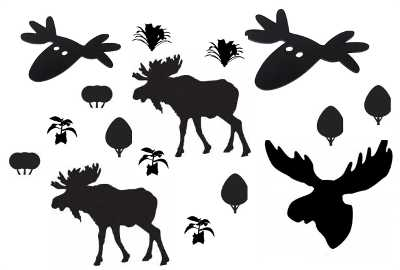
#> input picture moose2.jpg, 400 x 270 px
$ jupyter execute MooseRecognition.ipynb   (shell and % lines are left out)
#> lines starting #> are read from the running program, lines starting #| are printed output that depends on the picture; after the words box and inside, x2 and y2 are one past the last pixel; in counts of white or black regions, pixels touching at a corner belong together
#> in read_img, im is the input picture: PIL image 400x270 RGB; mean R, G, B 195.4, 195.2, 195.3
[cell 1]
import matplotlib.pyplot as plt
import sys
from PIL import Image
import numpy as np
sys.setrecursionlimit(50000)

[cell 2]
black_pixel = 0
white_pixel = 255
border = 150
def read_img(filename):
    im=Image.open(filename)
    return im

def to_matrix(img):
    img = img.convert('L')
    bw = np.asarray(img).copy()
    return bw
    #bwf = bw.flatten();

def normalize_matrix(X):
    for  i in range(len(X)):
        for j in range(len(X[i])):
            if(X[i][j] > border):
                X[i][j] = white_pixel
            else:
                X[i][j] = black_pixel

[cell 3]
filename = "moose2.jpg"
img = read_img(filename)
X = to_matrix(img)
plt.imshow(img,cmap='gray')
plt.show()

[cell 4]
print(X)
#> (printed output is left out)

[cell 5]
normalize_matrix(X)
#> after the loop in normalize_matrix, `for  i in range(len(X)):`:
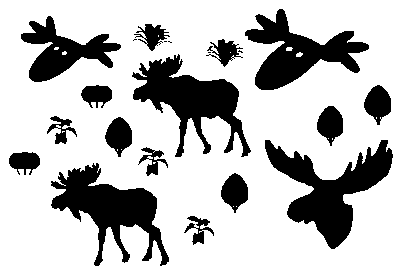
#> X: shape (270, 400); 74.3% white; 21 black regions (5 under 20 px), largest, box (x1, y1, x2, y2) and area: (265, 140, 393, 249) 5378, (51, 163, 169, 266) 4907, (132, 54, 251, 157) 4880
print(X)
#> (printed output is left out)

[cell 6]
plt.imshow(X,cmap='gray')
plt.show()

[cell 7]
def extract_pictures(X):
    Map = [[False for i in range(len(X[0]))] for j in range(len(X))]
    pictures = []
    for i in range(len(X)):
        for j in range(len(X[i])):
            if(X[i][j] == black_pixel and Map[i][j] == False):
                tuples = []
                flood_fill_extraction(Map, X , i ,j ,tuples)
                if(len(tuples) > 1):
                    picture = extract_picture(X, tuples)
                    if(len(picture) > 1):
                        pictures.append(picture)
            else:
                Map[i][j] = True
    return pictures

def flood_fill_extraction(Map,X,x,y,tuples):
    if(X[x][y] == black_pixel and valid_point(X,x,y) and Map[x][y] == False):
        tuples.append((x,y))
        Map[x][y] = True
        flood_fill_extraction(Map ,X , x+1,y, tuples)
        flood_fill_extraction(Map ,X , x-1,y, tuples)
        flood_fill_extraction(Map ,X ,x, y+1, tuples)
        flood_fill_extraction(Map ,X ,x, y-1, tuples)

def valid_point(M,x,y):
    return x in range(len(M)) and y in range(len(M[x]))

def extract_picture(X,tuples):
    picture = []
    min_x = 100000000000
    min_y = 100000000000
    max_x = 0
    max_y = 0
    for tup in tuples:
        if(tup[0] < min_x):
            min_x = tup[0]
        if(tup[0] > max_x):
            max_x = tup[0]
        if(tup[1] < min_y):
            min_y = tup[1]
        if(tup[1] > max_y):
            max_y = tup[1]

    for i in range(min_x,max_x):
        temp = []
        for j in range(min_y,max_y):
            temp.append(X[i][j])
        picture.append(temp)
    return picture


def filter_invalid_picures(pictures):
    count = 0
    filtered = []
    for picture in pictures:
        try:
            plt.imshow(picture,cmap='gray')
            filtered.append(picture)
        except TypeError:
            filtered
            filtered = filtered[:-1]
            count = count + 1
    print("{} invalid  pictures found".format(count))
    return filtered

[cell 8]
pictures  = extract_pictures(X)
#> in extract_pictures, `Map = [[False for i in range(len(X[0]))] for j in range(len(X))]`: Map = 270 items
#> after the loop in extract_pictures, `for i in range(len(X)):`: pictures = 22 items
#> pictures = 22 items
pictures = filter_invalid_picures(pictures)
#> the loop in filter_invalid_picures, `for picture in pictures:` made 22 passes
#> picture on passes 8, 10: [[255, 0, 255, 255], [0, 0, 0, 0]], [[0, 0, 0, 255, 255], [255, 0, 0, 0, 0]]
#> after the loop in filter_invalid_picures, `for picture in pictures:`: count = 0; filtered = 22 items
#| 0 invalid  pictures found
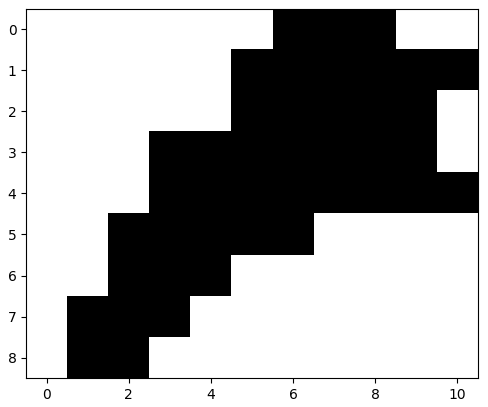
#> figure drawn by matplotlib, 1 panel

[cell 9]
for picture in pictures:
    plt.imshow(picture,cmap='gray')
    plt.show()
#> this loop made 22 passes
#> pass 1, `plt.show()`:
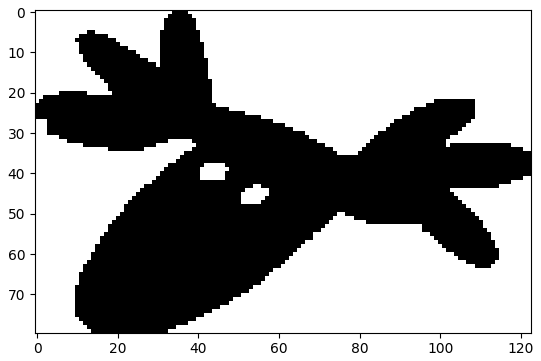
#> figure drawn by matplotlib, 1 panel
#> pass 2, `plt.show()`:
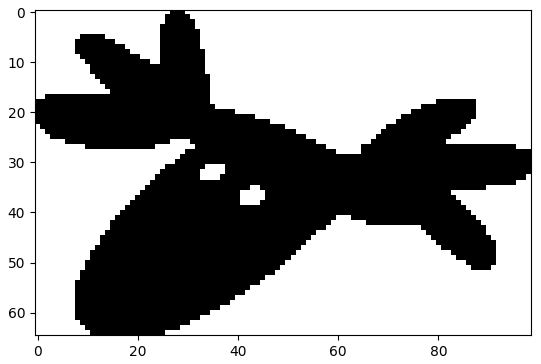
#> figure drawn by matplotlib, 1 panel

[cell 10]
class Figure():

    weight = 0.7

    def __init__(self,picture):
        self.X = picture
        self.length = 0
        self.area = 0
        self.dx = None
        self.dy = None
      #  self.validate_picture()

    #TODO: avoid copypast
    def calculate_all_parameters(self):
        Map = [[False for i in range(len(self.X[0]))] for j in range(len(self.X))]
        for i in range(len(self.X)):
            for j in range(len(self.X[i])):
                if(self.X[i][j] == black_pixel and Map[i][j] == False):
                    if(self.dx == None and self.dy == None):
                        self.dx = i
                        self.dy = j
                    self.flood_fill_extraction(Map , i ,j )
                else:
                    Map[i][j] = True
        self.moosenes = int(self.weight*self.area + (1 - self.weight)*self.length)

    def flood_fill_extraction(self,Map,x,y):
        if(valid_point(self.X,x,y) and self.X[x][y] == black_pixel and Map[x][y] == False):
            Map[x][y] = True
            self.flood_fill_extraction(Map , x+1,y)
            self.flood_fill_extraction(Map , x-1,y)
            self.flood_fill_extraction(Map ,x, y+1)
            self.flood_fill_extraction(Map ,x, y-1)
            self.area = self.area + 1
            if(self.is_bound_pixel(x,y)):
                self.length = self.length + 1

    def is_bound_pixel(self,x,y):

        if not valid_point(self.X,x,y):
            return True

        for i in range(-1,2):
            for j in range(-1,2):
                if(not valid_point(self.X,x + i,y + j)):
                    return True
                if(self.X[x + i][y + j] == white_pixel):
                    return True
        return False

   # def validate_picture():

[cell 11]
figures = list(map(lambda x: Figure(x) ,pictures))
#> figures = 22 items

[cell 12]
for figure in figures : figure.calculate_all_parameters()
#> this loop made 22 passes

[cell 13]
figures = sorted(figures, key = lambda x: x.moosenes)

[cell 14]
for figure in figures:
    title = "Area:{}\nLength:{}\nMossenes:{}".format(figure.area, figure.length, figure.moosenes)
    plt.imshow(figure.X,cmap='gray')
    plt.title(title)
    plt.show()
#> this loop made 22 passes
#> pass 1, `plt.show()`:
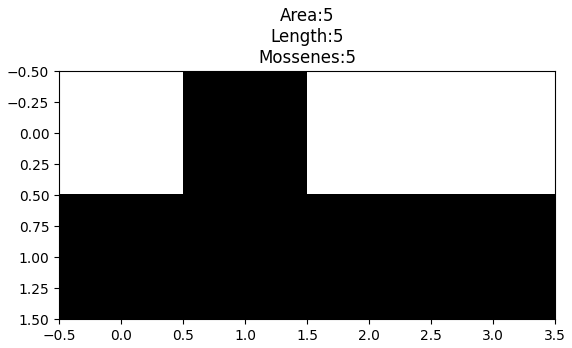
#> figure drawn by matplotlib, 1 panel
#> pass 2, `plt.show()`:
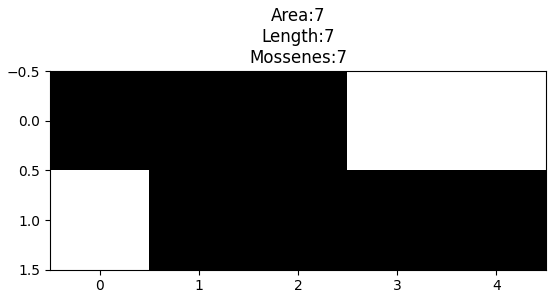
#> figure drawn by matplotlib, 1 panel

[cell 15]
def filter_moose(figures):
    max_dev = 0
    pointer = 0
    for i in range(len(figures) - 1):
        diff  = figures[i + 1].moosenes - figures[i].moosenes
        if(diff > max_dev):
            max_dev = diff
            pointer = i + 1
    return figures[pointer:]

[cell 16]
mooses = filter_moose(figures)
#> the loop in filter_moose, `for i in range(len(figures) - 1):` made 21 passes

[cell 17]
for moose in mooses:
    plt.imshow(moose.X,cmap='gray')
    plt.show()
#> this loop made 5 passes

[cell 18]
img = read_img(filename)

$ run again, with moose.png saved as moose2.jpg
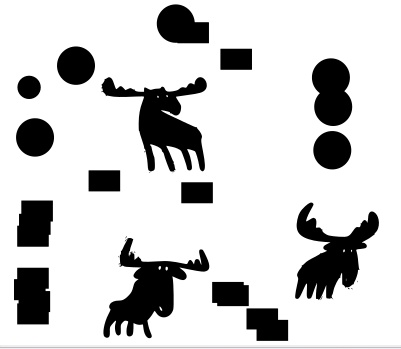
#> input picture moose.png, 401 x 349 px
#> in read_img, im is the input picture: PIL image 401x349 RGB; mean R, G, B 206.4, 206.4, 206.4
#> (printed output is left out)
#> after the loop in normalize_matrix, `for  i in range(len(X)):`:
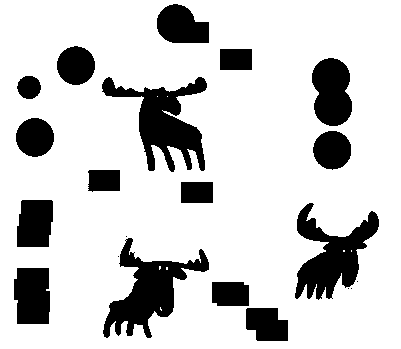
#> X: shape (349, 401); 80.9% white; 21 black regions (5 under 20 px), largest, box (x1, y1, x2, y2) and area: (102, 77, 207, 172) 4049, (103, 238, 209, 338) 3972, (295, 203, 379, 300) 3745
#> (printed output is left out)
#> in extract_pictures, `Map = [[False for i in range(len(X[0]))] for j in range(len(X))]`: Map = 349 items
#> after the loop in extract_pictures, `for i in range(len(X)):`: pictures = 16 items
#> the loop in filter_invalid_picures, `for picture in pictures:` made 16 passes
#> after the loop in filter_invalid_picures, `for picture in pictures:`: count = 0; filtered = 16 items
#| 0 invalid  pictures found
#> the loop `for picture in pictures:` made 16 passes
#> the loop `for figure in figures : figure.calculate_all_parameters()` made 16 passes
#> the loop `for figure in figures:` made 16 passes
#> the loop in filter_moose, `for i in range(len(figures) - 1):` made 15 passes
#> the loop `for moose in mooses:` made 3 passes
#> pass 2, `plt.show()`:
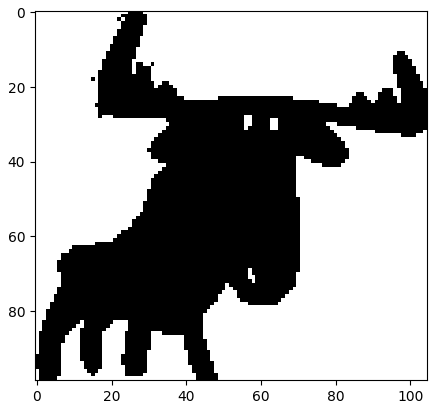
#> figure drawn by matplotlib, 1 panel

$ run again, with moose1.png saved as moose2.jpg
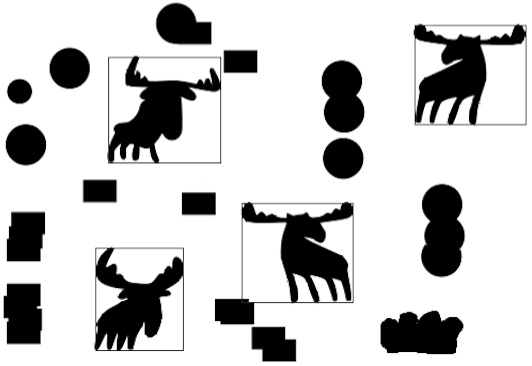
#> input picture moose1.png, 532 x 366 px
#> in read_img, im is the input picture: PIL image 532x366 RGB; mean R, G, B 200.5, 200.5, 200.5
#> (printed output is left out)
#> after the loop in normalize_matrix, `for  i in range(len(X)):`:
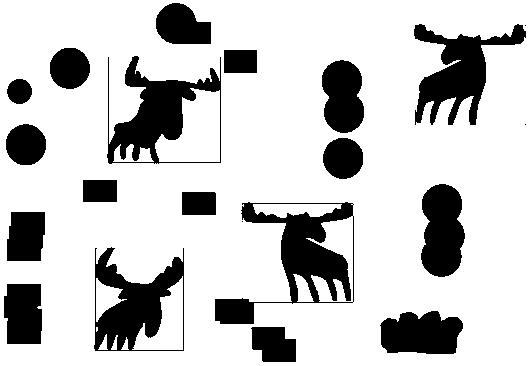
#> X: shape (366, 532); 78.5% white; 21 black regions (3 under 20 px), largest, box (x1, y1, x2, y2) and area: (215, 202, 354, 324) 5774, (107, 56, 221, 164) 4829, (414, 24, 526, 125) 4582
#> (printed output is left out)
#> in extract_pictures, `Map = [[False for i in range(len(X[0]))] for j in range(len(X))]`: Map = 366 items
#> after the loop in extract_pictures, `for i in range(len(X)):`: pictures = 19 items
#> the loop in filter_invalid_picures, `for picture in pictures:` made 19 passes
#> after the loop in filter_invalid_picures, `for picture in pictures:`: count = 0; filtered = 19 items
#| 0 invalid  pictures found
#> the loop `for picture in pictures:` made 19 passes
#> the loop `for figure in figures : figure.calculate_all_parameters()` made 19 passes
#> the loop `for figure in figures:` made 19 passes
#> the loop in filter_moose, `for i in range(len(figures) - 1):` made 18 passes
#> the loop `for moose in mooses:` made 4 passes
#> pass 1, `plt.show()`:
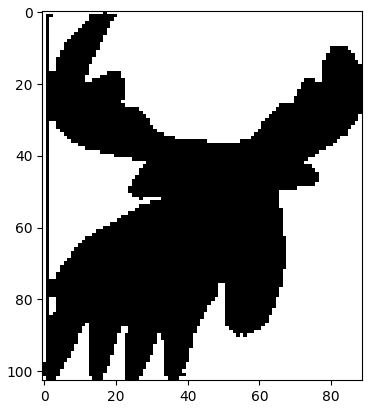
#> figure drawn by matplotlib, 1 panel
